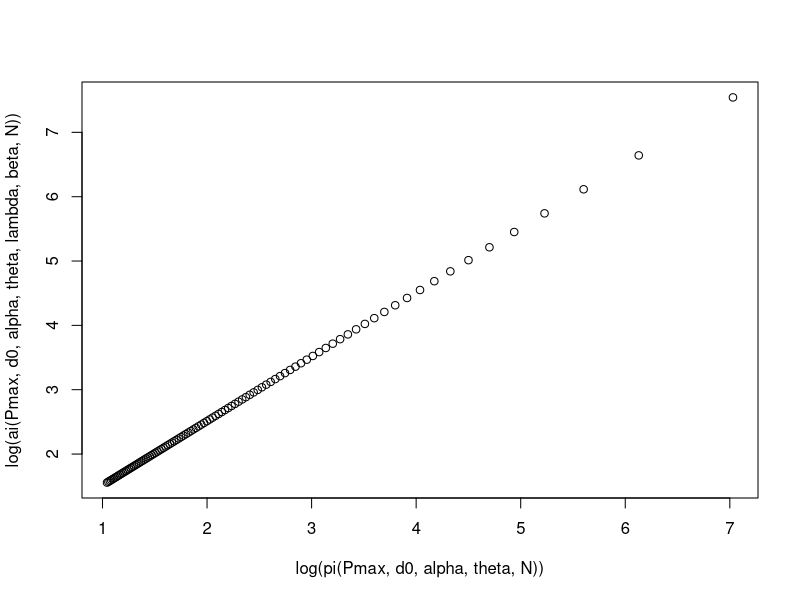

Reproduce this figure in R.

#########
## Verif of analytical derivations for scaling sensitivity


# generate a vector of radiuses
ri <- function(Pmax,d0,alpha,N){
  return(sqrt(Pmax/(2*pi*d0)*(1:N)^(-alpha)))
}
# not used ?

# P_i(\theta)
pi <- function(Pmax,d0,alpha,theta,N){
  return(Pmax*(1:N)^(-alpha)*(1-log(theta/d0)*theta/d0 - theta/d0))
}

# A_i(\theta)
ai <- function(Pmax,d0,alpha,theta,lambda,beta,N){
  return(lambda/beta^2*d0^(beta-1)*Pmax*(1:N)^(-alpha)*(1-log(theta/d0)*(theta/d0)^beta - (theta/d0)^beta))
}


Pmax = 1000
d0=100
alpha=1.3
lambda=1
beta=1.2
theta=10
N=100

plot(log(pi(Pmax,d0,alpha,theta,N)),log(ai(Pmax,d0,alpha,theta,lambda,beta,N)))


scalExp <- function(theta){
  x=log(pi(Pmax,d0,alpha,theta,N))
  y=log(ai(Pmax,d0,alpha,theta,lambda,beta,N))
 lm(x~y)$coefficients[2]
}




